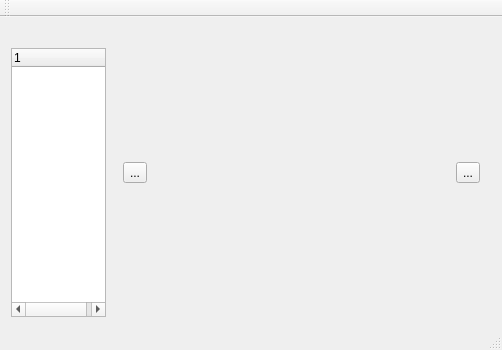
<?xml version="1.0" encoding="UTF-8"?>
<ui version="4.0">
 <class>MainWindow</class>
 <widget class="QMainWindow" name="MainWindow">
  <property name="geometry">
   <rect>
    <x>0</x>
    <y>0</y>
    <width>502</width>
    <height>350</height>
   </rect>
  </property>
  <property name="windowTitle">
   <string>MainWindow</string>
  </property>
  <widget class="QWidget" name="centralWidget">
   <layout class="QHBoxLayout" name="horizontalLayout" stretch="1,4">
    <item>
     <layout class="QVBoxLayout" name="verticalLayout">
      <item>
       <widget class="QLabel" name="lab_lst_title">
        <property name="text">
         <string/>
        </property>
       </widget>
      </item>
      <item>
       <widget class="QTreeWidget" name="treeWidget">
        <column>
         <property name="text">
          <string notr="true">1</string>
         </property>
        </column>
       </widget>
      </item>
     </layout>
    </item>
    <item>
     <widget class="QWidget" name="widget" native="true">
      <layout class="QHBoxLayout" name="horizontalLayout_2">
       <item>
        <widget class="QToolButton" name="pre_btn">
         <property name="text">
          <string>...</string>
         </property>
        </widget>
       </item>
       <item>
        <widget class="QLabel" name="dispaly_lab">
         <property name="text">
          <string/>
         </property>
        </widget>
       </item>
       <item>
        <widget class="QToolButton" name="net_btn">
         <property name="text">
          <string>...</string>
         </property>
        </widget>
       </item>
      </layout>
     </widget>
    </item>
   </layout>
  </widget>
  <widget class="QMenuBar" name="menuBar">
   <property name="geometry">
    <rect>
     <x>0</x>
     <y>0</y>
     <width>502</width>
     <height>17</height>
    </rect>
   </property>
  </widget>
  <widget class="QToolBar" name="mainToolBar">
   <attribute name="toolBarArea">
    <enum>TopToolBarArea</enum>
   </attribute>
   <attribute name="toolBarBreak">
    <bool>false</bool>
   </attribute>
  </widget>
  <widget class="QStatusBar" name="statusBar"/>
 </widget>
 <layoutdefault spacing="6" margin="11"/>
 <resources/>
 <connections/>
</ui>
